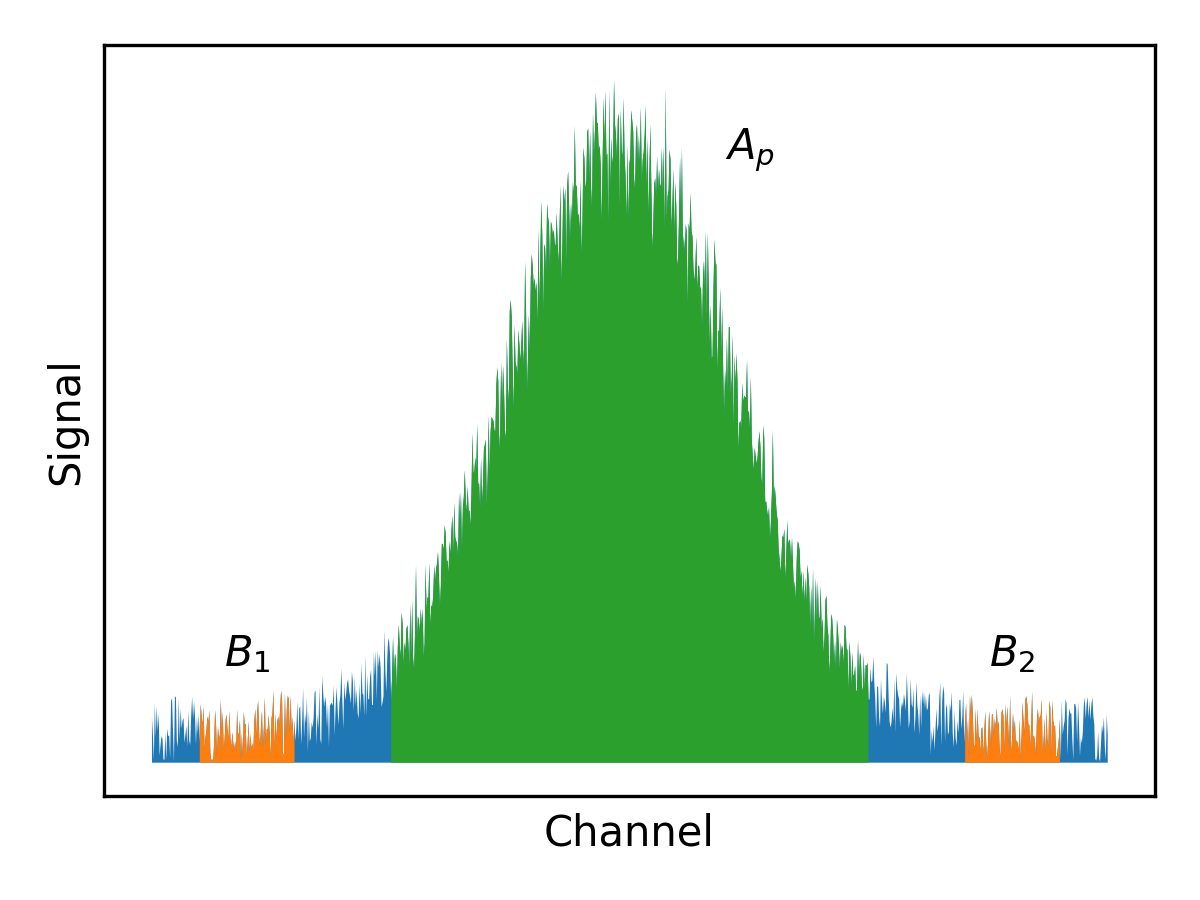

Python code for this plot:
"""Create a schematic figure for Background Correction explanation."""

import matplotlib.pyplot as plt
import numpy as np

channels = np.arange(0, 1, 0.001)

# background
bg = np.random.rand(len(channels))

# a peak at 0.5
pk_rnd = np.random.randn(100000)
pk, _, _ = plt.hist(pk_rnd, bins=len(channels))
pk /= np.max(pk) / 10

# signal
signal = pk + bg

# areas to mark
bg_shades = [[0.05, 0.15], [0.85, 0.95]]
pk_shade = 0.25, 0.75

# plot
fig, ax = plt.subplots(1, 1)
fig.set_size_inches(4, 3)

ax.fill_between(
    channels, signal, np.zeros_like(channels), color="tab:blue", linewidth=0
)

# mark bg
bgcol = "tab:orange"
for it, lims in enumerate(bg_shades):  # areas must be in limits
    lim1 = np.where(channels >= lims[0])[0][0]
    lim2 = np.where(channels >= lims[1])[0][0]
    ax.fill_between(
        channels[lim1:lim2],
        signal[lim1:lim2],
        np.zeros_like(channels[lim1:lim2]),
        color=bgcol,
        linewidth=0,
    )
    ax.text(
        channels[lim2 - int((lim2 - lim1) / 2)],
        1.3,
        f"$B_{{{it + 1}}}$",
        ha="center",
        va="bottom",
    )

# mark peak
lim1 = np.where(channels >= pk_shade[0])[0][0]
lim2 = np.where(channels >= pk_shade[1])[0][0]
ax.fill_between(
    channels[lim1:lim2],
    signal[lim1:lim2],
    np.zeros_like(channels[lim1:lim2]),
    color="tab:green",
    linewidth=0,
)
ax.text(0.6, 9, "$A_{p}$")

# remove ticks and markers
ax.xaxis.set_tick_params(labelbottom=False)
ax.yaxis.set_tick_params(labelleft=False)
ax.set_xticks([])
ax.set_yticks([])

# labels
ax.set_xlabel("Channel")
ax.set_ylabel("Signal")

fig.tight_layout()

# fig.show()
fig.savefig("bg_corr.png", dpi=300)
